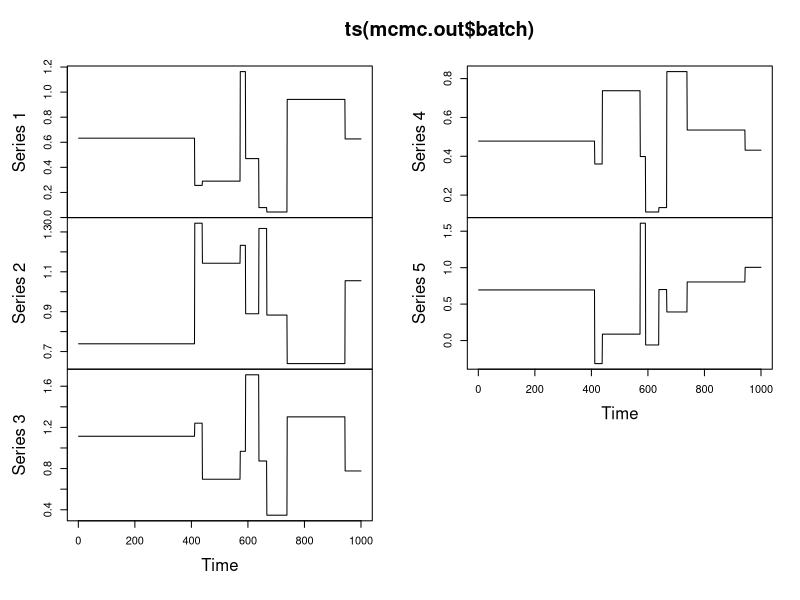
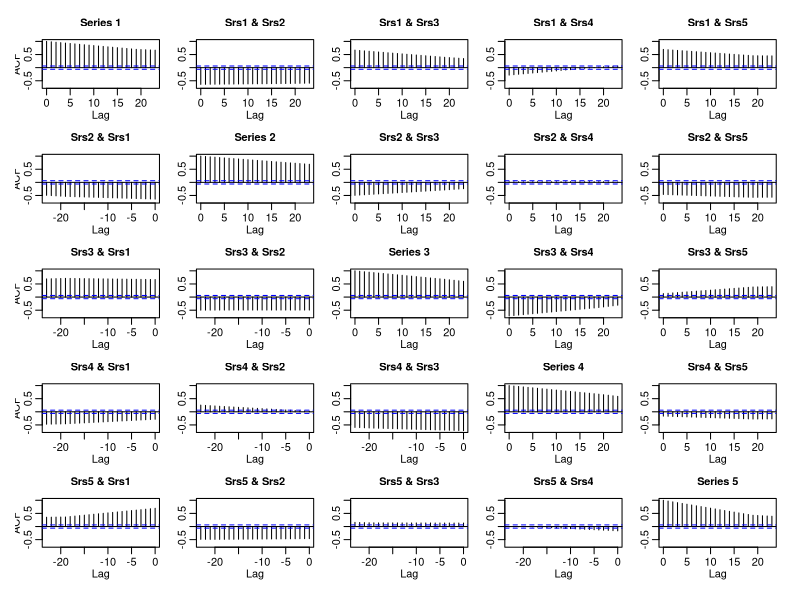

These charts were generated, in order, by the following R code:
library(mcmc)
data(logit)
out <- glm(y ~ x1 + x2 + x3 + x4, data = logit, family = binomial, x = TRUE)



lupost_factory <- function(x,y) function(beta) {
  eta <- as.numeric(x %*% beta)
  logp <- ifelse(eta < 0, eta - log1p(exp(eta)), -log1p(exp(-eta)))
  logq <- ifelse(eta < 0, -log1p(exp(eta)), -eta - log1p(exp(-eta)))
  logl <- sum(logp[y==1]) + sum(logq[y==0])
  return(logl - sum(beta^2)/8)
}

lupost <- lupost_factory(out$x, out$y)

set.seed(42)
beta.init <- as.numeric(coefficients(out))
mcmc.out <- metrop(lupost, beta.init, 1e3)


plot(ts(mcmc.out$batch))
acf(mcmc.out$batch)
